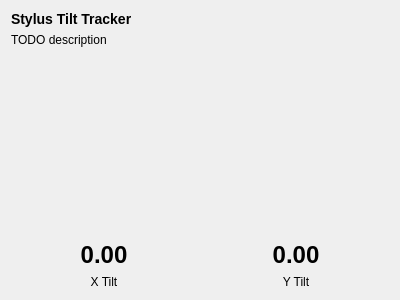
<?xml version="1.0" encoding="UTF-8"?>
<ui version="4.0">
 <class>TiltTracker</class>
 <widget class="QWidget" name="TiltTracker">
  <property name="geometry">
   <rect>
    <x>0</x>
    <y>0</y>
    <width>400</width>
    <height>300</height>
   </rect>
  </property>
  <property name="sizePolicy">
   <sizepolicy hsizetype="Preferred" vsizetype="Expanding">
    <horstretch>0</horstretch>
    <verstretch>1</verstretch>
   </sizepolicy>
  </property>
  <property name="windowTitle">
   <string>Form</string>
  </property>
  <layout class="QVBoxLayout" name="verticalLayout">
   <item>
    <widget class="QLabel" name="title">
     <property name="text">
      <string>&lt;h3&gt;Stylus Tilt Tracker&lt;/h3&gt;</string>
     </property>
    </widget>
   </item>
   <item>
    <widget class="QLabel" name="description">
     <property name="text">
      <string>TODO description</string>
     </property>
    </widget>
   </item>
   <item>
    <widget class="TiltIndicator" name="tiltIndicator" native="true">
     <property name="sizePolicy">
      <sizepolicy hsizetype="Expanding" vsizetype="Expanding">
       <horstretch>0</horstretch>
       <verstretch>1</verstretch>
      </sizepolicy>
     </property>
    </widget>
   </item>
   <item>
    <layout class="QGridLayout" name="gridLayout">
     <item row="0" column="1">
      <widget class="QLabel" name="tiltY">
       <property name="text">
        <string notr="true">&lt;h1&gt;0.00&lt;/h1&gt;</string>
       </property>
       <property name="alignment">
        <set>Qt::AlignCenter</set>
       </property>
      </widget>
     </item>
     <item row="0" column="0">
      <widget class="QLabel" name="tiltX">
       <property name="text">
        <string notr="true">&lt;h1&gt;0.00&lt;/h1&gt;</string>
       </property>
       <property name="alignment">
        <set>Qt::AlignCenter</set>
       </property>
      </widget>
     </item>
     <item row="1" column="0">
      <widget class="QLabel" name="tiltXLabel">
       <property name="text">
        <string>X Tilt</string>
       </property>
       <property name="alignment">
        <set>Qt::AlignCenter</set>
       </property>
      </widget>
     </item>
     <item row="1" column="1">
      <widget class="QLabel" name="tiltYLabel">
       <property name="text">
        <string>Y Tilt</string>
       </property>
       <property name="alignment">
        <set>Qt::AlignCenter</set>
       </property>
      </widget>
     </item>
    </layout>
   </item>
  </layout>
 </widget>
 <customwidgets>
  <customwidget>
   <class>TiltIndicator</class>
   <extends>QWidget</extends>
   <header>src/tiltindicator.h</header>
   <container>1</container>
  </customwidget>
 </customwidgets>
 <resources/>
 <connections/>
</ui>
